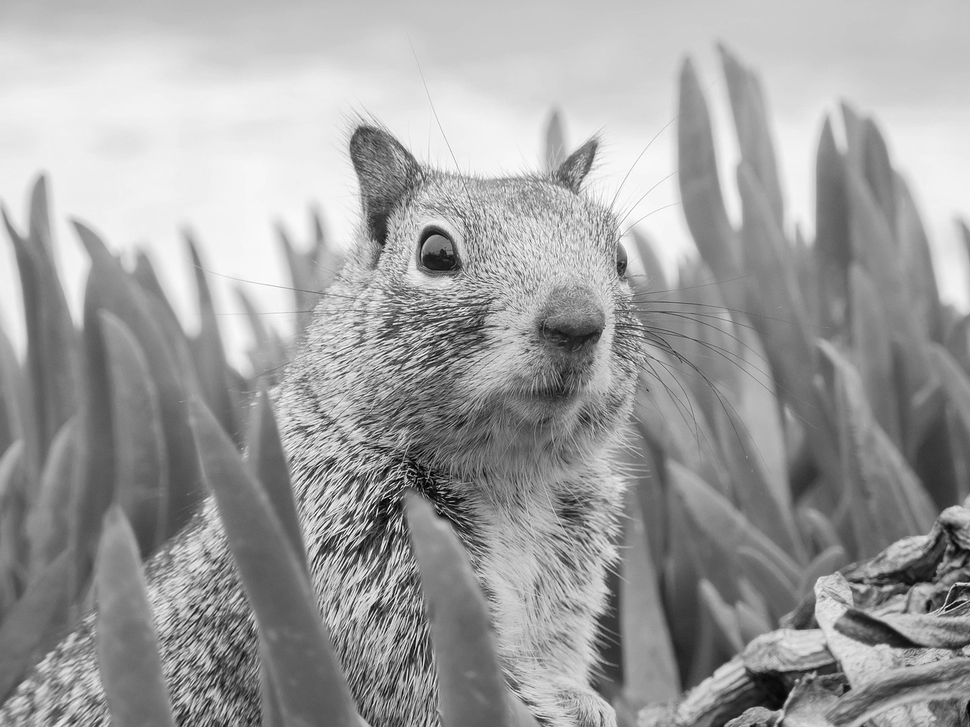
#> input picture example_grayscale.png, 970 x 727 px, shrunk from 1280 x 960 before the run
$ python skripta_5_2.py
#> lines starting #> are read from the running program, lines starting #| are printed output that depends on the picture
import numpy as np
import matplotlib.pyplot as plt
import matplotlib.image as image
from sklearn.cluster import KMeans

# ucitaj sliku
img = image.imread("example_grayscale.png")
#> img is the input picture: shape (727, 970) float32; min 0, max 1, mean 0.624

# prikazi sliku
plt.figure()
plt.title('Original image')
plt.imshow(img, cmap='gray')
plt.show()


# TODO: predstavi sliku kao vektor
(h,w) =img.shape
#> h = 727; w = 970
img_array=img.reshape(h*w,1)


# TODO: primijeni K-means na vektor (sliku)
n_colors=3
kmeans=KMeans(n_clusters=n_colors,random_state=0).fit(img_array)


# TODO: zamijeni svjetlinu svakog piksela s najblizim centrom
img_approx=kmeans.predict(img_array)
img_approx=img_approx.astype(np.float32)

for i in range(0,n_colors):
    img_approx[img_approx==i]=kmeans.cluster_centers_[i]

    img_approx=img_approx.reshape(h,w)
#> this loop made 3 passes
#> pass 1, `img_approx=img_approx.reshape(h,w)`:
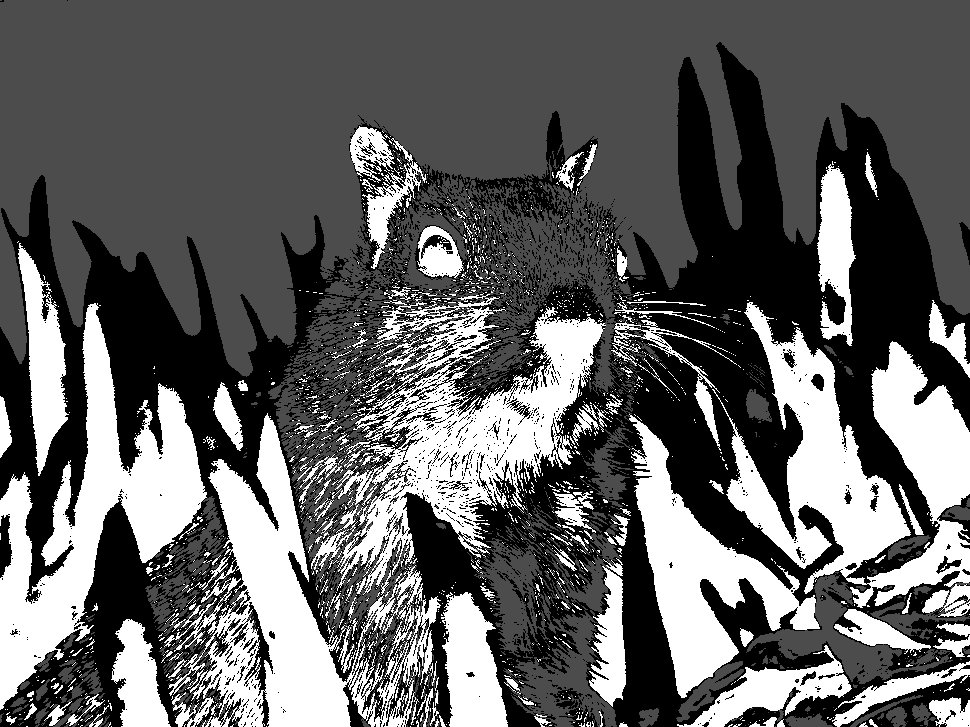
#> img_approx: shape (727, 970) float32; min 0.571, max 2, mean 1.12; drawn with min black and max white
#> pass 2, `img_approx=img_approx.reshape(h,w)`:
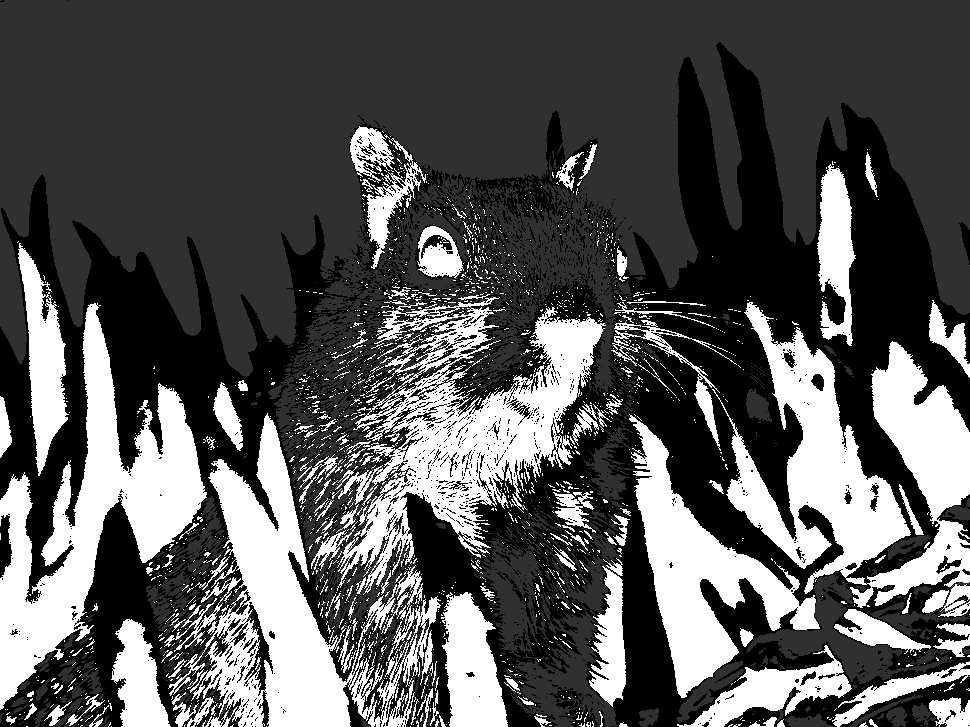
#> img_approx: shape (727, 970) float32; min 0.571, max 2, mean 1.06; drawn with min black and max white
#> pass 3, `img_approx=img_approx.reshape(h,w)`:
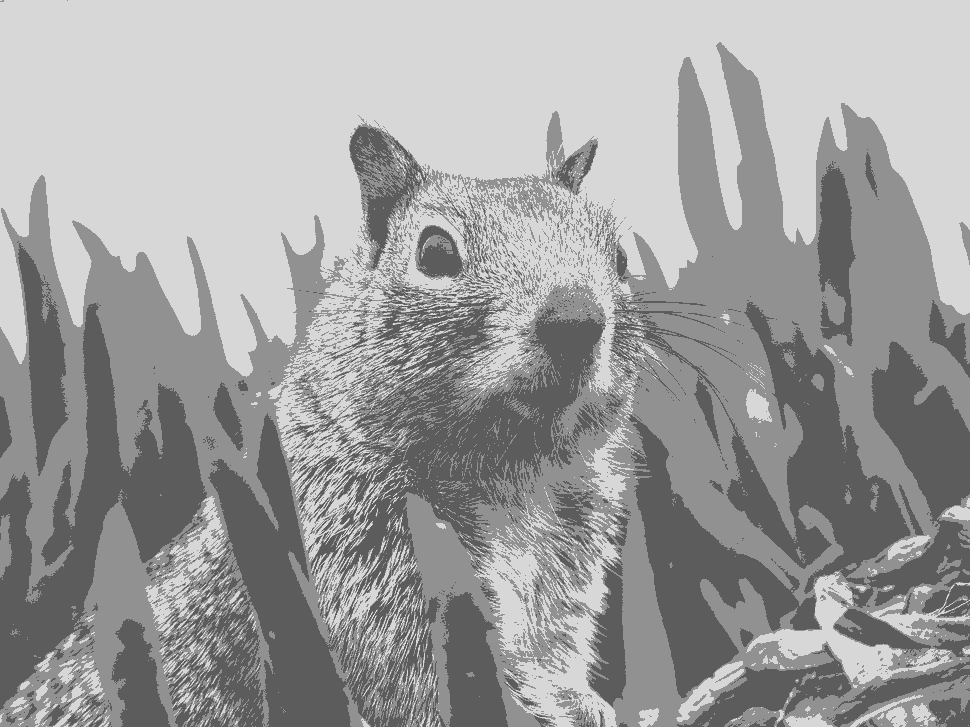
#> img_approx: shape (727, 970) float32; min 0.365, max 0.846, mean 0.624


# TODO: prikazi dobivenu aproksimaciju (sliku)
plt.figure()
plt.subplot(1,2,1)
plt.title("input slika")
plt.imshow(img, cmap='gray')
plt.subplot(1,2,2)
plt.title('kompresirana')
plt.imshow(img_approx,cmap='gray')
plt.show()
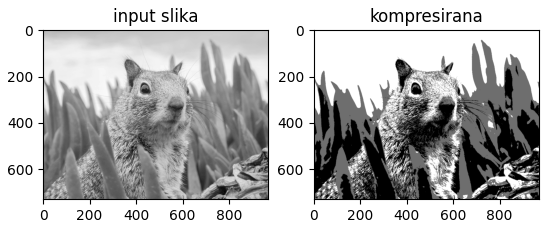
#> figure drawn by matplotlib, 2 panels
